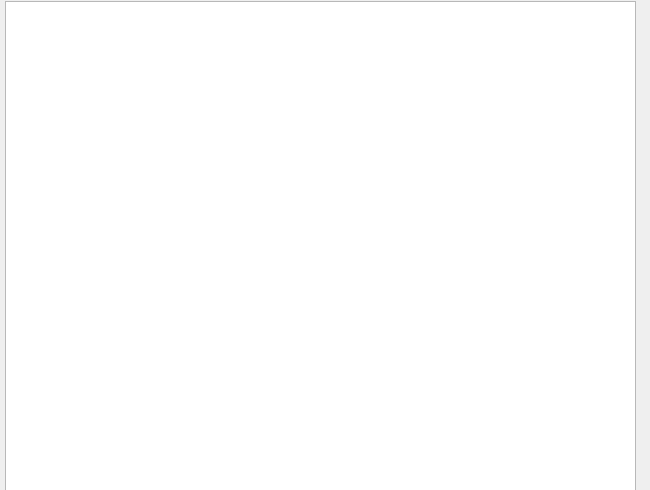
<?xml version="1.0" encoding="UTF-8"?>
<ui version="4.0">
 <class>MainWindow</class>
 <widget class="QMainWindow" name="MainWindow">
  <property name="geometry">
   <rect>
    <x>0</x>
    <y>0</y>
    <width>650</width>
    <height>490</height>
   </rect>
  </property>
  <property name="minimumSize">
   <size>
    <width>650</width>
    <height>490</height>
   </size>
  </property>
  <property name="windowTitle">
   <string>MainWindow</string>
  </property>
  <widget class="QWidget" name="centralWidget">
   <widget class="QGraphicsView" name="graphicsView">
    <property name="geometry">
     <rect>
      <x>5</x>
      <y>1</y>
      <width>631</width>
      <height>501</height>
     </rect>
    </property>
   </widget>
  </widget>
 </widget>
 <layoutdefault spacing="6" margin="11"/>
 <resources/>
 <connections/>
</ui>
